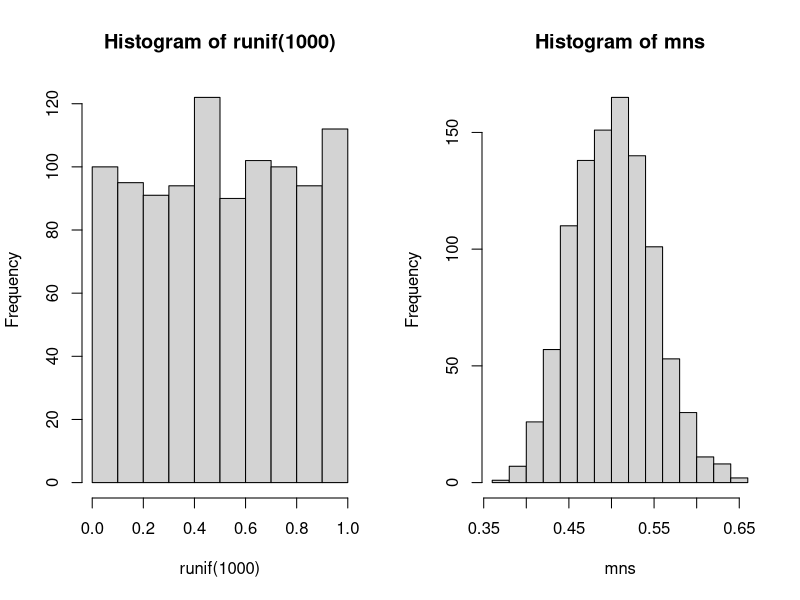

Here is the R script that generated this plot:
# NormalSim.R
# Test normal simulation to prepare for exponential sim.
# Statistical Inference Course Class Project
# 09/09/2015 Wednesday
# Jim Callahan

# EXAMPLE: From class assignment
# compare the distribution of 1000 random uniforms
# 1,000 random numbers from the uniform probablity distribution
par(mfrow = c(1,2))

# Compare the distribution of 1000 random uniforms
hist(runif(1000))

# with the distribution of 1000 averages of 40 random uniforms
mns = NULL
for (i in 1 : 1000) mns = c(mns, mean(runif(40)))
hist(mns)

# End of: NormalSim.R